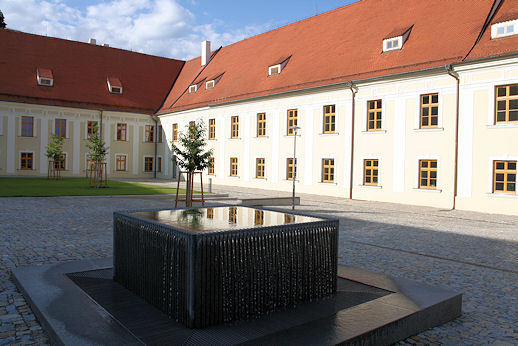
//> input picture fit.jpg, 518 x 346 px
$ ./Bilateral_Filter   (built with g++ and OpenCV 4)
//> lines starting //> are read from the running program, lines starting //| are printed output that depends on the picture
#include <opencv2/core/core.hpp>
#include <opencv2/highgui/highgui.hpp>
#include <iostream>
#include <opencv2/imgproc/imgproc.hpp>


using namespace std;
using namespace cv;

Mat dst;
Mat dsl;


int main()

{
	Mat src = imread("fit.jpg");
//> src is the input picture: 346 rows x 518 cols, CV_8UC3; mean B, G, R 115.1, 119.2, 130.1

	bilateralFilter(src, dst, 15, 100, 100);
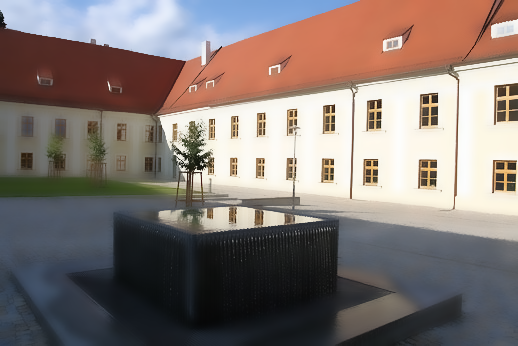
//> dst: 346 rows x 518 cols, CV_8UC3; mean B, G, R 115.3, 119.4, 130.4
	GaussianBlur(src, dsl, Size(37, 37), 1);
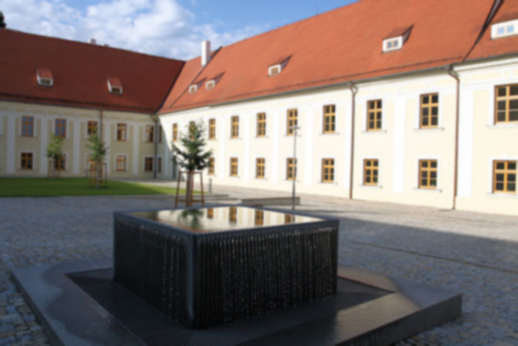
//> dsl: 346 rows x 518 cols, CV_8UC3; mean B, G, R 115.1, 119.2, 130.1


	imshow("Orginal", src);

	imshow("Bileteral Filter", dst);

	imshow("Gaussian Filter", dsl);


	waitKey(0);

	return 0;


}
